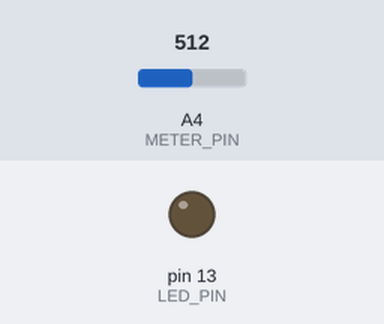
Simulated run of this sketch. Board: Arduino Uno, built with avr-gcc and run on an emulated ATmega328P. On the bench: output pins drawn as LEDs (lit = HIGH). Dashed ring = blinking. The test bench sets the inputs (shaded band); at power-on: A4 (METER_PIN) = 512.

Above: at 1.2 s.
1.3 s: A4 (METER_PIN) set to 109
At 2.13 s:
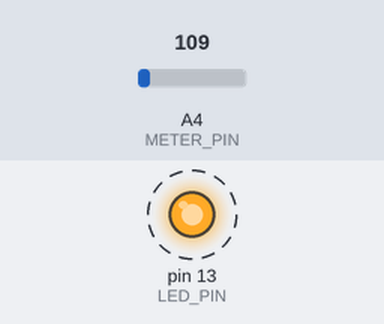
4.3 s: A4 (METER_PIN) set to 97
At 6.5 s:
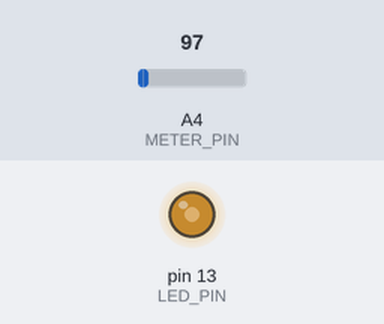
6.8 s: A4 (METER_PIN) set to 122
At 7.02 s:
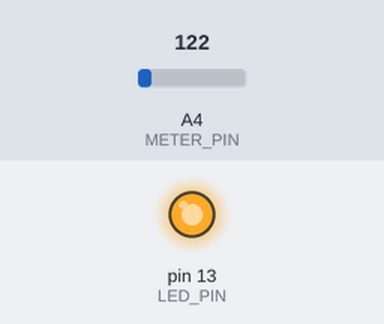
Timing chart, 0 to 15.8 s (numbered marks = the images above; inputs shaded):
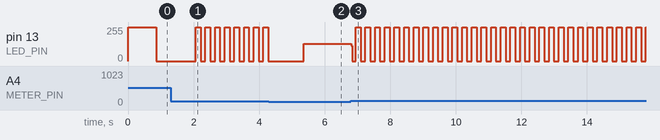

The sketch:

TIMERS_TASK_M2_S1P.ino
```cpp
// NAME = VIJUL
// ROLL NUMER = 2210994860
// ACTIVITY 3

const byte LED_PIN = 13;
const byte METER_PIN = A4;
// BLINKS THE LED EVERY 2 SECONDS
volatile double timerFrequency = 0.25;

// PROCEDURE TO START THE TIMER WITH A GIVEN FREQUENCY
void startTimer(double frequency);

// PROCEDURE TO UPDATE THE TIMER BASED ON THE POTENTIOMETER
void updateTimerFrequency();

void setup()
{
  pinMode(LED_PIN, OUTPUT);
  pinMode(METER_PIN, INPUT);

  Serial.begin(9600);

  startTimer(timerFrequency);
}

void loop()
{
  // CONTINUOUSLY UPDATES THE TIMER BASED ON THE POTENTIOMETER
  updateTimerFrequency();
}

void startTimer(double frequency)
{
  noInterrupts();

  // CALCULATE THE VALUES FOR OCR1A AND PRESCALER BASED ON THE DESIRED FREQUENCY
  double period = 1.0 / frequency;
  double timerTicks = (period * 16000000) - 1; // 16 MHz Arduino clock frequency

  // SET THE VALUES FOR OCR1A AND TCCR1B REGISTERS
  OCR1A = static_cast<uint16_t>(timerTicks);  // ENSURE TIMERTICKS FITS WITHIN 16 BITS
  TCCR1A = 0;  // CONFIGURE TIMER1 FOR NORMAL MODE
  TCCR1B = (1 << WGM12) | (1 << CS12); // CTC MODE, PRESCALER 256
  TIMSK1 = (1 << OCIE1A); // ENABLE TIMER COMPARE INTERRUPT

  interrupts();
}

ISR(TIMER1_COMPA_vect)
{
  digitalWrite(LED_PIN, digitalRead(LED_PIN) ^ 1);
}

void updateTimerFrequency()
{
  // READ THE ANALOG VALUE FROM THE POTENTIOMETER
  int potValue = analogRead(METER_PIN);

  // MAP THE POTENTIOMETER VALUE TO THE TIMERFREQUENCY RANGE
  timerFrequency = map(potValue, 0, 1023, 0.1, 10.0); // ADJUST THE RANGE AS NEEDED

  // UPDATE THE TIMER WITH THE NEW FREQUENCY
  startTimer(timerFrequency);
}
```

Measured:
- the behaviour switches between 103 and 102 on A4 (METER_PIN) (found by bisection; images 1 and 2)
- after the input at 6.8 s, pin 13 (LED_PIN): 128/255 → 113/255 at once, then moves between 0/255 and 255/255, repeating every 0.29 s
- by itself, pin 13 (LED_PIN): alternates 255/255 for 0.15 s and 0/255 for 0.15 s
